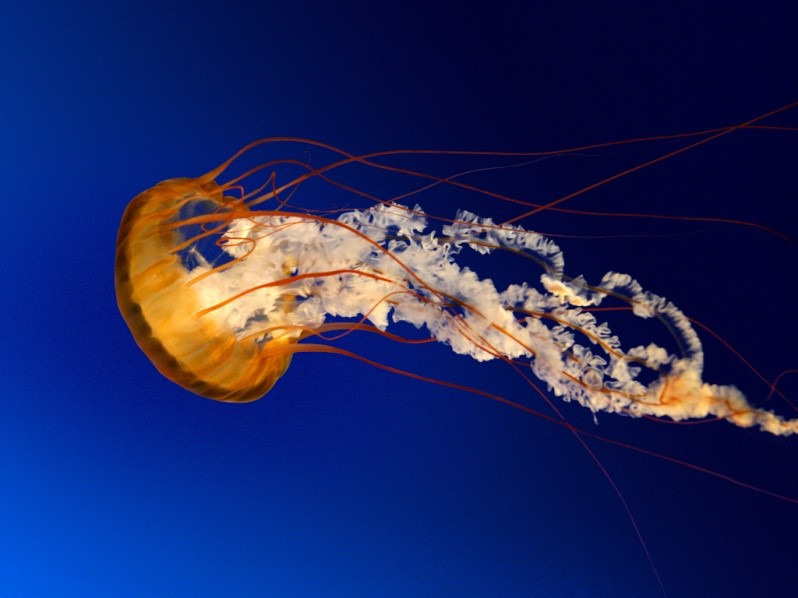
%> input picture image_watermarking/matlab_projects/16/m1.jpg, 798 x 598 px
$ octave --eval "result = dwt_svd;"   (GNU Octave 9; MATLAB toolbox functions it lacks are replaced by stand-ins)
%> lines starting %> are read from the running program, lines starting %| are printed output that depends on the picture; in (x1, y1, x2, y2) boxes, pixels count from 0 and x2, y2 are one past the last pixel; in counts of white or black regions, pixels touching at a corner belong together; the program's own positions count from 1
### image_watermarking/matlab_projects/wateramarking-master/watermark_embedding.m
%% Watermark Embedding algorithm
function [watermarked_image, signature] = watermark_embedding(cover_image, watermark_logo, key, print_figures)

% 1. Apply Haar wavelet and decompose cover image into four sub-bands:
% LL, HL, LH, and HH
[LL, HL, LH, HH] = dwt2(cover_image, 'haar');

% [5 lines of commented-out code are left out]

if (print_figures == true)
    % Images coding.
    cod_cA1 = wcodemat(LL);
    cod_cH1 = wcodemat(HL);
    cod_cV1 = wcodemat(LH);
    cod_cD1 = wcodemat(HH);
    dec2d = [cod_cA1, cod_cH1; cod_cV1, cod_cD1];

    % Plot one step decomposition
    figure;
    image(dec2d);
    title('One step DWT decomposition');

    clear('dec2d', 'cod_cA1', 'cod_cH1', 'cod_cV1', 'cod_cD1');
end

% 3. Apply SVD to HH (high frequency) band
[Uh Sh Vh] = svd(HH, 'econ');

% 4. Watermark logo W is decomposed using SVD
[Uw Sw Vw] = svd(watermark_logo, 'econ');

% 5. Replace singular values of the HH (high frequency) band with the
% singular values of the watermark
Sh_diag = diag(Sh);
Sw_diag = diag(Sw);
% for ii = 1:size(Sw, 1)
%     Sh_diag(ii) = Sw_diag(ii);
% end
if (length(watermark_logo) >= 256)
    Sh_diag(1:length(Sh), :) = Sw_diag(1:length(Sh), :);
elseif(length(watermark_logo) < 256)
    Sh_diag(1:length(watermark_logo), :) = Sw_diag(1:length(watermark_logo), :);
end
Sh(logical(eye(size(Sh)))) = Sh_diag;

%----- Signature generation algorithm
% 6. Generate signature
signature = signature_generation(Uw, Vw, key);

%---- Signature embedding algorithm
% 7. Embedd signature to cover image
% LL_inv = signature_embedding(LL_4, HH_4, signature);
LL_inv = signature_embedding(LL, signature, print_figures);

% 8. Apply SVD to obtain the modified HH band wich now holds the SV's of
% watermark logo
HH_modified = Uh * Sh * Vh';

% 9. Apply inverse DWT with modified LL(LL_inv) & HH(HH_modified) band to
% obtain the watermarked image
% Here the HH band should be the one modified with SV's
watermarked_image = idwt2(LL_inv, HL, LH, HH_modified, 'haar');

if (print_figures == true)
    figure;
    subplot(2, 2, 1);
    imshow(cover_image, []);
    title('Cover image');
    subplot(2, 2, 2);
    imshow(watermarked_image, []);
    title('Watermarked image signed with secret key');
    subplot(2, 2, 3);
    imshow(watermark_logo, []);
    title('Watermark logo');
end

clear('LL', 'HL', 'LH', 'HH',...
    'LL_1', 'HL_1', 'LH_1', 'HH_1', ...
    'LL_2', 'HL_2', 'LH_2', 'HH_2',...
    'LL_3', 'HL_3', 'LH_3', 'HH_3',...
    'LL_4', 'HL_4', 'LH_4', 'HH_4');

clear('Uh', 'Sh', 'Vh', 'Uw', 'Sw', 'Vw', 'Sh_diag', 'Sw_diag');

end

### image_watermarking/matlab_projects/wateramarking-master/dwt_svd.m
%%  DWT - SVD Watermarking
function [psnr_values, psnr2dB_values] = dwt_svd()
% clear workspace
clear all;
close all;
clc;

%change directory
folder_name = uigetdir(pwd, 'Select Directory Where the .m Files Reside');
%> the answer given: ../16
if ( folder_name ~= 0 )
    if ( strcmp(pwd, folder_name) == 0 )
        cd(folder_name);
    end
else
    return;
end

% read cover image & watermark logo
[cover_fname, cover_pthname] = ...
    uigetfile('*.jpg; *.png; *.tif; *.bmp', 'Select the Cover Image');
%> the answer given: m1.jpg
if (cover_fname ~= 0)
    cover_image = strcat(cover_pthname, cover_fname);
    cover_image = double( rgb2gray( imread( cover_image ) ) );
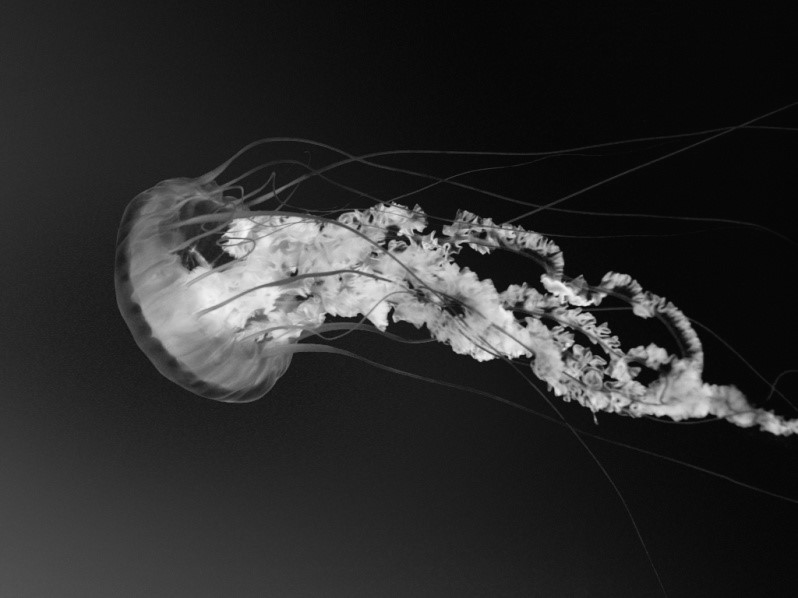
%> cover_image: size 598x798 double; min 4, max 248, mean 43.8
    cover_image = imresize(cover_image, [512 512], 'bilinear');
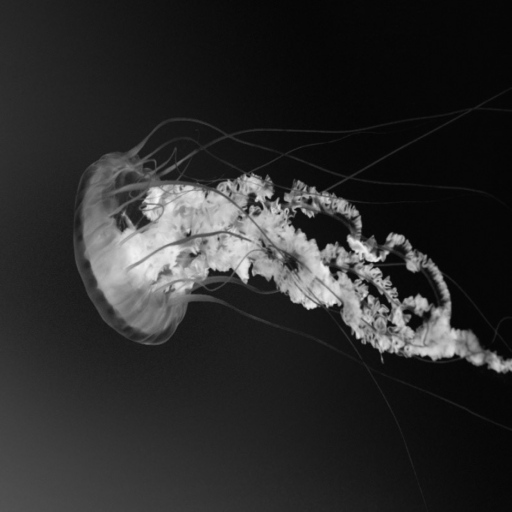
%> cover_image: size 512x512 double; min 4.88, max 245.6, mean 43.8
else
    return;
end

[watermark_fname, watermark_pthname] = ...
    uigetfile('*.jpg; *.png; *.tif; *.bmp', 'Select the Watermark Logo');
%> the answer given: low_key.jpg
if (watermark_fname ~= 0)
    watermark_logo = strcat(watermark_pthname, watermark_fname);
    watermark_logo = double( im2bw( rgb2gray( imread( watermark_logo ) ) ) );
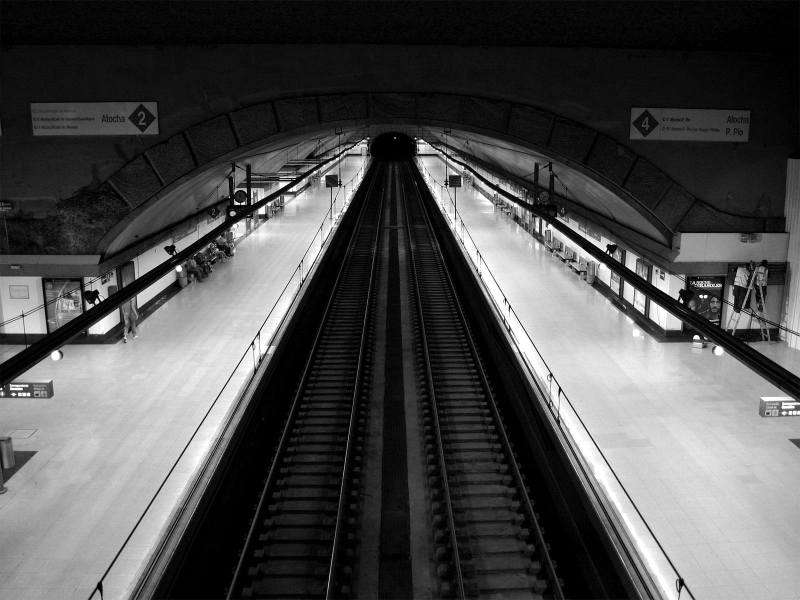
%> input picture image_watermarking/matlab_projects/16/low_key.jpg, 1600 x 1200 px (shown at 1/2 size)
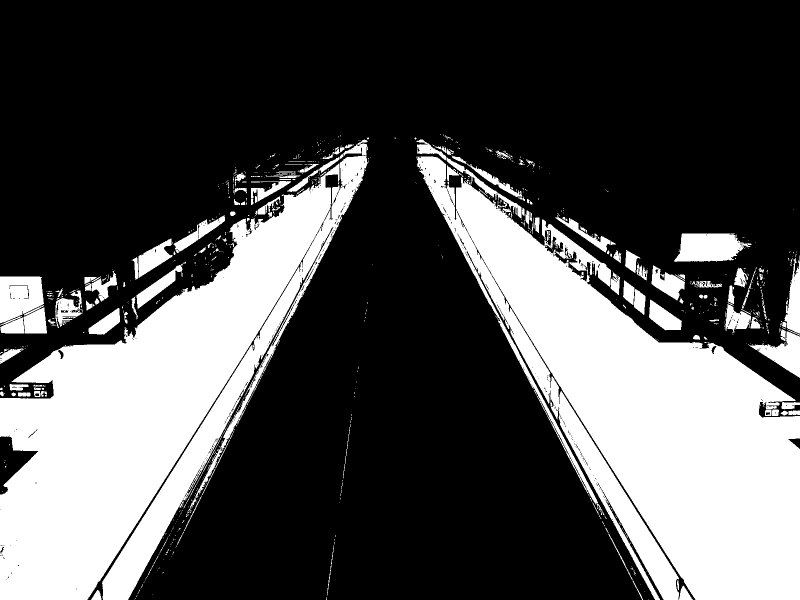
%> watermark_logo: size 1200x1600 double (shown at 1/2 size); values 0 (black) and 1 (white), 31.2% white; 838 white regions (671 under 20 px), largest, box (x1, y1, x2, y2) and area: (833, 313, 1600, 1200) 274839, (0, 312, 738, 1200) 258215, (1348, 467, 1504, 524) 6494
    watermark_logo = imresize(watermark_logo, [512 512], 'bilinear');
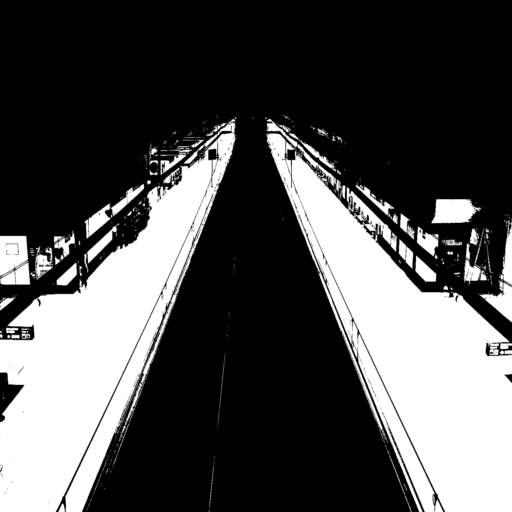
%> watermark_logo: size 512x512 double; min 0, max 1, mean 0.312
else
    return;
end

% Set constant variables
numOfKeys = 20;
gaussian_plot = true;
print_figures = false;

if (gaussian_plot == false)
    secret_key = 3; % random secret key

    watermarked_image = watermark_embedding(cover_image, watermark_logo, ...
        secret_key, print_figures);

    watermark_extraction(watermarked_image, watermark_logo, secret_key, ...
        print_figures, true);

else
    % Set function parameters to not print any plots and not to do any
    % signature authentication
    %     print_figures = false;

    % Pre-allocate matrices
    psnr_values = zeros(1, numOfKeys);
    psnr2dB_values = zeros(1, numOfKeys);

    decoded_correct = zeros(1, numOfKeys);
    decoded_wrong = zeros(1, numOfKeys);

    %     [m, n] = size(watermark_logo);
    %     correctWatermarkDiff = zeros(1, m*n);
    wrongWatermarkDiff = zeros(1, length(watermark_logo));

    for key = 1:numOfKeys
        % Embedding with the right key
        [watermarked_image, original_signature] = ...
            watermark_embedding(cover_image, watermark_logo, key, print_figures);

        watermarked_images_dir = strcat(pwd, '\watermarked_images\', num2str(key), '.png');
        imwrite(uint8(watermarked_image), watermarked_images_dir, 'png');
%         I=uint8(watermarked_Image);
%         imwrite(I,'png');

        % Transform the original watermrak (i.e. the original signature) to
        % the interval [-1, 1]
        original_signature(find(original_signature == 0)) = -1;

        % Measure the degree of distortion of the original and the watermarked
        % image using PSNR (dB)
        psnr_values(key) = psnr(cover_image, watermarked_image);
        psnr2dB_values(key) = pow2db(psnr_values(key));

        % Detection with the right key, message_correct is actually the
        % watermark_logo because in essence that's what I'm hidding in the
        % cover image. Whereas the watermark_correct is actually the signature
        % which helps in the detection of false acceptance and false
        % rejection
        [~, ~, recon_sig_corr, LL4, HH4] = ...
            watermark_extraction(watermarked_image, watermark_logo, key, ...
            print_figures, true);

        % transform the watermark_correct(i.e. the reconstructed_signature)
        % and the watermark_wrong(i.e. the wrong reconstructed signature)
        % to the interval [-1, 1]
        recon_sig_corr(find(recon_sig_corr == 0)) = -1;

        LL4 = LL4(:)';
        HH4 = HH4(:)';
        LL4 = LL4 - mean(LL4);
        HH4 = HH4 - mean(HH4);
        comb_HH4_LL4 = [LL4 HH4];
%         decoded_correct(key) = (abs(comb_HH4_LL4) * recon_sig_corr')/512^2;
%         decoded_correct(key) = sum(comb_HH4_LL4 .* recon_sig_corr)/512^2;

        % Detection with the wrong key
        [~, watermark_wrong, recon_sig_wrng, LL4wr, HH4wr] = ...
            watermark_extraction(watermarked_image, watermark_logo, key+11, ...
            print_figures, false);

        watermark_wrong(find(watermark_wrong == 0)) = -1;

        LL4wr = LL4wr(:)';
        HH4wr = HH4wr(:)';
        LL4wr = LL4wr - mean(LL4wr);
        HH4wr = HH4wr - mean(HH4wr);
        combwr_HH4_LL4 = [LL4wr HH4wr];
%         decoded_wrong(key) = (abs(combwr_HH4_LL4) * watermark_wrong')/512^2;
%         decoded_wrong(key) = sum(watermark_wrong .* original_signature)/512;

        % Keep track of the correlation between the watermark_correct and
        % the watermark_wrong
        correlation_correct  = corrcoef(comb_HH4_LL4, recon_sig_corr);
        decoded_correct(key) = correlation_correct(2, 1);
        correlation_wrong = corrcoef(combwr_HH4_LL4, watermark_wrong);
        decoded_wrong(key) = correlation_wrong(2, 1);

        % Calculate the difference between the correct extracted watermarks and
        % the original watermark and the wrong extracted watermarks and the orignal
        %         correctKeyWatermarkDiff(key, :) = watermark_wrong - original_signature;
        wrongWatermarkDiff(key, :) = watermark_wrong - original_signature;

        clear('watermark_correct', 'comb_HH4_LL4', 'watermark_wrong', ...
            'combwr_HH4_LL4', 'original_signature', ...
            'LL4', 'HH4', 'LL4wr', 'HH4wr');

        % Clear workspace
        clear('watermark_logo_row', 'watermark_logo_extracted_correct', ...
            'watermark_logo_extracted_wrong', 'watermarked_image', ...
            'watermark_correct', 'watermark_wrong', 'message_correct', ...
            'message_wrong', 'watermarked_image');

    end
%> this loop made 1 pass
%> pass 1, in watermark_embedding, `[LL, HL, LH, HH] = dwt2(cover_image, 'haar');`:
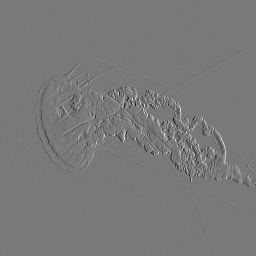
%> LH: size 256x256 double; min -95.82, max 105.9, mean 0.1; drawn with min black and max white
%> pass 1, in watermark_embedding, `[LL, HL, LH, HH] = dwt2(cover_image, 'haar');`:
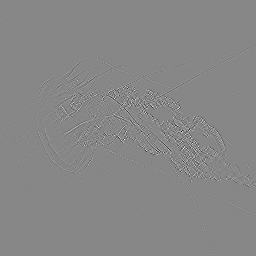
%> HH: size 256x256 double; min -40.01, max 35.46, mean 0; drawn with min black and max white
%> the run ends on the next line

    meanOfDecodCorr = mean(decoded_correct);
    stdOfDecodCorr = std(decoded_correct);
    meanOfDecodWrng = mean(decoded_wrong);
    stdOfDecodWrng = std(decoded_wrong);

    gaussians(meanOfDecodCorr, stdOfDecodCorr, meanOfDecodWrng, stdOfDecodWrng);
    [Pfa, Pfr] = PfaPfr(meanOfDecodCorr, stdOfDecodCorr, meanOfDecodWrng, stdOfDecodWrng, numOfKeys);

    % Measure bit error rate, and plot against threshold T of pfa,
    % where T = pfa/pfr. Or equivalently plot BER & E versus pfa
    BER = BitErrorRate(wrongWatermarkDiff);

end

end
